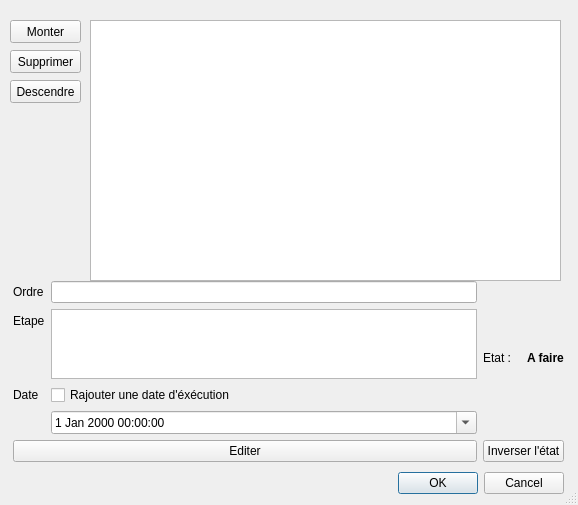
<?xml version="1.0" encoding="UTF-8"?>
<ui version="4.0">
 <class>DialogGererActions</class>
 <widget class="QDialog" name="DialogGererActions">
  <property name="geometry">
   <rect>
    <x>0</x>
    <y>0</y>
    <width>578</width>
    <height>505</height>
   </rect>
  </property>
  <property name="minimumSize">
   <size>
    <width>578</width>
    <height>505</height>
   </size>
  </property>
  <property name="maximumSize">
   <size>
    <width>578</width>
    <height>505</height>
   </size>
  </property>
  <property name="windowTitle">
   <string>Gérer les étapes</string>
  </property>
  <property name="sizeGripEnabled">
   <bool>true</bool>
  </property>
  <property name="modal">
   <bool>true</bool>
  </property>
  <widget class="QListView" name="listeEtape">
   <property name="geometry">
    <rect>
     <x>90</x>
     <y>20</y>
     <width>471</width>
     <height>261</height>
    </rect>
   </property>
   <property name="editTriggers">
    <set>QAbstractItemView::NoEditTriggers</set>
   </property>
   <property name="wordWrap">
    <bool>true</bool>
   </property>
  </widget>
  <widget class="QWidget" name="horizontalLayoutWidget">
   <property name="geometry">
    <rect>
     <x>13</x>
     <y>281</y>
     <width>551</width>
     <height>181</height>
    </rect>
   </property>
   <layout class="QHBoxLayout" name="layoutEtape">
    <item>
     <layout class="QFormLayout" name="layoutSaisie">
      <item row="0" column="0">
       <widget class="QLabel" name="labelOrdre">
        <property name="text">
         <string>Ordre</string>
        </property>
       </widget>
      </item>
      <item row="0" column="1">
       <widget class="QLineEdit" name="textOrdre"/>
      </item>
      <item row="1" column="0">
       <widget class="QLabel" name="labelEtape">
        <property name="text">
         <string>Etape</string>
        </property>
       </widget>
      </item>
      <item row="1" column="1">
       <widget class="QTextEdit" name="textEtape"/>
      </item>
      <item row="3" column="1">
       <widget class="QDateTimeEdit" name="inputDate">
        <property name="calendarPopup">
         <bool>true</bool>
        </property>
       </widget>
      </item>
      <item row="4" column="0" colspan="2">
       <widget class="QPushButton" name="buttonAjouterModifier">
        <property name="text">
         <string>Editer</string>
        </property>
       </widget>
      </item>
      <item row="2" column="1">
       <widget class="QCheckBox" name="checkBoxDate">
        <property name="text">
         <string>Rajouter une date d'éxécution</string>
        </property>
       </widget>
      </item>
      <item row="2" column="0">
       <widget class="QLabel" name="labelDate">
        <property name="text">
         <string>Date</string>
        </property>
       </widget>
      </item>
     </layout>
    </item>
    <item>
     <layout class="QVBoxLayout" name="verticalFait">
      <property name="sizeConstraint">
       <enum>QLayout::SetDefaultConstraint</enum>
      </property>
      <property name="leftMargin">
       <number>0</number>
      </property>
      <item>
       <layout class="QHBoxLayout" name="horizontalLayoutFait">
        <property name="sizeConstraint">
         <enum>QLayout::SetDefaultConstraint</enum>
        </property>
        <item>
         <widget class="QLabel" name="labelFait">
          <property name="text">
           <string>Etat : </string>
          </property>
         </widget>
        </item>
        <item>
         <widget class="QLabel" name="labelFaitValue">
          <property name="font">
           <font>
            <weight>75</weight>
            <bold>true</bold>
           </font>
          </property>
          <property name="text">
           <string>A faire</string>
          </property>
         </widget>
        </item>
       </layout>
      </item>
      <item>
       <widget class="QPushButton" name="buttonChangerEtat">
        <property name="text">
         <string>Inverser l'état</string>
        </property>
       </widget>
      </item>
     </layout>
    </item>
   </layout>
  </widget>
  <widget class="QDialogButtonBox" name="buttonDialog">
   <property name="geometry">
    <rect>
     <x>13</x>
     <y>468</y>
     <width>551</width>
     <height>31</height>
    </rect>
   </property>
   <property name="orientation">
    <enum>Qt::Horizontal</enum>
   </property>
   <property name="standardButtons">
    <set>QDialogButtonBox::Cancel|QDialogButtonBox::Ok</set>
   </property>
  </widget>
  <widget class="QPushButton" name="buttonMonter">
   <property name="geometry">
    <rect>
     <x>10</x>
     <y>20</y>
     <width>71</width>
     <height>23</height>
    </rect>
   </property>
   <property name="text">
    <string>Monter</string>
   </property>
  </widget>
  <widget class="QPushButton" name="buttonDescendre">
   <property name="geometry">
    <rect>
     <x>10</x>
     <y>80</y>
     <width>71</width>
     <height>23</height>
    </rect>
   </property>
   <property name="text">
    <string>Descendre</string>
   </property>
  </widget>
  <widget class="QPushButton" name="buttonSupprimer">
   <property name="geometry">
    <rect>
     <x>10</x>
     <y>50</y>
     <width>71</width>
     <height>23</height>
    </rect>
   </property>
   <property name="text">
    <string>Supprimer</string>
   </property>
  </widget>
 </widget>
 <resources/>
 <connections>
  <connection>
   <sender>buttonDialog</sender>
   <signal>accepted()</signal>
   <receiver>DialogGererActions</receiver>
   <slot>accept()</slot>
   <hints>
    <hint type="sourcelabel">
     <x>248</x>
     <y>254</y>
    </hint>
    <hint type="destinationlabel">
     <x>157</x>
     <y>274</y>
    </hint>
   </hints>
  </connection>
  <connection>
   <sender>buttonDialog</sender>
   <signal>rejected()</signal>
   <receiver>DialogGererActions</receiver>
   <slot>reject()</slot>
   <hints>
    <hint type="sourcelabel">
     <x>316</x>
     <y>260</y>
    </hint>
    <hint type="destinationlabel">
     <x>286</x>
     <y>274</y>
    </hint>
   </hints>
  </connection>
 </connections>
</ui>
